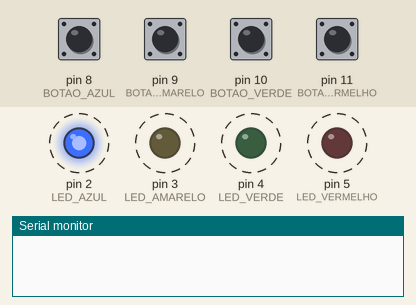
This sketch was run on a simulated Arduino Uno, built with avr-gcc and run on an emulated ATmega328P. On the bench: output pins drawn as LEDs (lit = HIGH), the last lines printed to the serial monitor. Dashed ring = blinking. The inputs (shaded band) are chosen by the test bench; at power-on: pin 8 (BOTAO_AZUL), pin 9 (BOTAO_AMARELO), pin 10 (BOTAO_VERDE), pin 11 (BOTAO_VERMELHO) HIGH. Random numbers use the default seed unless the sketch sets one. At 8.9 s the program stops and its outputs stay as they are.

Above: at 1.25 s.
1.3 s: pin 8 (BOTAO_AZUL) pulled LOW for 0.15 s
At 2.1 s:
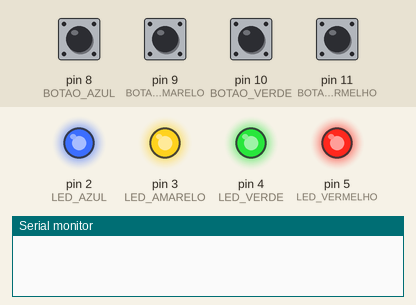
4.4 s: pin 8 (BOTAO_AZUL) pulled LOW for 1 s
At 5.3 s:
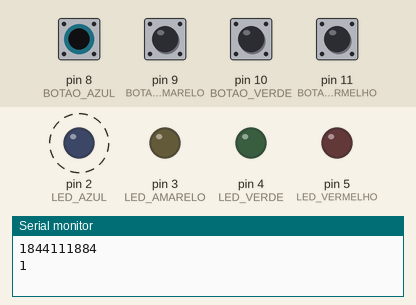
8.4 s: pin 9 (BOTAO_AMARELO) pulled LOW for 0.15 s
At 9.6 s:
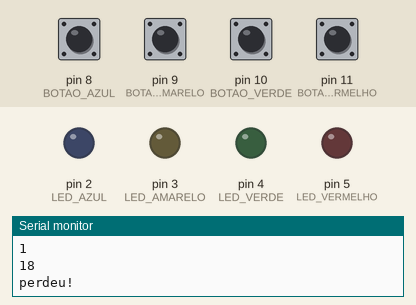
Timing chart, 0 to 10.4 s (numbered marks = the images above; inputs shaded):
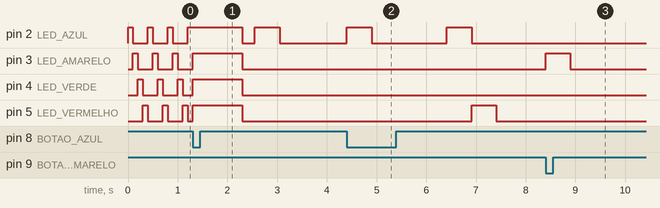

The sketch:

GENIUS.ino.ino
```cpp
// -=-=-=-=-=-=-=-=-=-=-=-=-=-=-=-=-=-=-=-=-=-=-=-=-=-=-=-=-=-=-=-=-=-=-=
// Valores configuráveis
int rodadaMax = 10;
int rodadaAumentaVelocidade = 5; //
long tempoLimite = 3000;


// Define sinais de entrada e saida dos LEDs
#define BOTAO_AZUL 8
#define BOTAO_AMARELO 9
#define BOTAO_VERDE 10
#define BOTAO_VERMELHO 11

#define LED_AZUL 2
#define LED_AMARELO 3
#define LED_VERDE 4
#define LED_VERMELHO 5


#define CHOICE_OFF 0  // Usado para controlar LEDs
#define CHOICE_NONE 0  // Usado para verificar botões
#define CHOICE_AZUL (1 << 0)
#define CHOICE_AMARELO (1 << 1)
#define CHOICE_VERDE (1 << 2)
#define CHOICE_VERMELHO (1 << 3)

int rodada = 0;
long tempoDuracaoCor = 500;

int cores[100];

void setup() {
  Serial.begin(9600);

  pinMode(BOTAO_AZUL, INPUT_PULLUP);
  pinMode(BOTAO_AMARELO, INPUT_PULLUP);
  pinMode(BOTAO_VERDE, INPUT_PULLUP);
  pinMode(BOTAO_VERMELHO, INPUT_PULLUP);

  pinMode(LED_AZUL, OUTPUT);
  pinMode(LED_AMARELO, OUTPUT);
  pinMode(LED_VERDE, OUTPUT);
  pinMode(LED_VERMELHO, OUTPUT);

  randomSeed(analogRead(0));
}

void loop() {
  // Serial.print("oi");
  // teste = 1;
  // jogo();
  // delay(100);
  //Serial.println(analogRead(A5));

  attractMode();  // Pisca luzes enquanto aguarda o usuário apertar um botão

  // Indique o início do jogo
  acendeLEDS(CHOICE_AZUL | CHOICE_AMARELO | CHOICE_VERDE | CHOICE_VERMELHO);  // Ativar todos os LEDs
  delay(1000);
  acendeLEDS(CHOICE_OFF);  // Desligue os LEDs
  delay(250);


  // Recebe o resultado do jogo
  if (jogo() == true) {
    Serial.println("venceu!");
    //venceu(); // Ganhou
  }
  else {
    Serial.println("perdeu!");
    //perdeu(); // Perdeu
  }
  while(1);

}


// -=-=-=-=-=-=-=-=-=-=-=-=-=-=-=-=-=-=-=-=-=-=-=-=-=-=-=-=-=-=-=-=-=-=-=
// As seguintes funções estão relacionadas a lógica do jogo

// Bloco principal:
// Retorna 0 se o jogador perder ou 1 se o jogador ganhar
int jogo(void) {
  gerarSequencia();
  rodada = 1;

  while (rodada <= rodadaMax) {
    mostrarSequencia();

    if (!jogador()) {
      return false;
    }
  }
  return true;
}

// Cria uma sequencia de cores aleatoria
void gerarSequencia(void) {
  for (int i = 0; i < rodadaMax; i++) {
    int novaCor = random(0, 4);

    // Serial.print(i);
    // Serial.print(" - ");

    if (novaCor == 0) novaCor = CHOICE_AZUL;
    else if (novaCor == 1) novaCor = CHOICE_AMARELO;
    else if (novaCor == 2) novaCor = CHOICE_VERDE;
    else if (novaCor == 3) novaCor = CHOICE_VERMELHO;
    Serial.print(novaCor);
    cores[i] = novaCor;

    // delay(500);
  }
  Serial.print("\n");
}

// Reproduz as cores da sequencia, com base na quantidade de rodadas
void mostrarSequencia(void) {
  for (byte corAtual = 0; corAtual < rodada; corAtual++) {
    toner(cores[corAtual], tempoDuracaoCor);
    Serial.print(cores[corAtual]);
  }
  Serial.println("\n");
}

// O jogador deve repetir a sequencia de cores corretamente para ganhar
int jogador(void) {
  for (int corAtual = 0; corAtual < rodada; corAtual++) {
    int escolha = esperaBotao();

    if (escolha == 0) return false;
    if (escolha != cores[corAtual]) return false;
  }
  rodada++;
  delay(1000);
  return true;
}


// -=-=-=-=-=-=-=-=-=-=-=-=-=-=-=-=-=-=-=-=-=-=-=-=-=-=-=-=-=-=-=-=-=-=-=
// As seguintes funções controlam o hardware

// Acende LEDs selecionados
// Recebe um byte composto pelos CHOICE's das 4 cores
void acendeLEDS(byte leds) {

  // faz um teste bit a bit na entrada "leds"

  // xxx[b0] & 000[1] = 000[b0]
  if ((leds & CHOICE_AZUL) != 0) digitalWrite(LED_AZUL, HIGH);
  else digitalWrite(LED_AZUL, LOW);

  // xx[b1]x & 00[1]0 = 00[b1]0
  if ((leds & CHOICE_AMARELO) != 0) digitalWrite(LED_AMARELO, HIGH);
  else digitalWrite(LED_AMARELO, LOW);

  // x[b2]xx & 0[1]00 = 0[b2]00
  if ((leds & CHOICE_VERDE) != 0) digitalWrite(LED_VERDE, HIGH);
  else digitalWrite(LED_VERDE, LOW);

  // [b3]xxx & [1]000 = [b3]000
  if ((leds & CHOICE_VERMELHO) != 0) digitalWrite(LED_VERMELHO, HIGH);
  else digitalWrite(LED_VERMELHO, LOW);
}

// Aguarda até que um botão seja pressionado
// Retorna a cor do botao escolhido se dentro do limite de tempo, 0 se expirar
int esperaBotao(void) {

  // Cria um timer a partir do momento que a funcao e chamada
  long tempoInicial = millis();
  while ((millis() - tempoInicial) < tempoLimite) {

    int botao = checaBotao();
    if (botao != CHOICE_NONE) {
      // toner(botao, 150);
      toner(botao, tempoDuracaoCor);
      while (checaBotao() != CHOICE_NONE);  // espera até que o jogador solte o botao

      delay(10);

      return botao;
    }
  }

  return CHOICE_NONE;
}

// Retorna um bit '1' na posição correspondente a CHOICE_RED, CHOICE_GREEN, etc.
int checaBotao(void) {

  if      (digitalRead(BOTAO_AZUL) == 0)      return (CHOICE_AZUL);
  else if (digitalRead(BOTAO_AMARELO) == 0)   return (CHOICE_AMARELO);
  else if (digitalRead(BOTAO_VERDE) == 0)     return (CHOICE_VERDE);
  else if (digitalRead(BOTAO_VERMELHO) == 0)  return (CHOICE_VERMELHO);

  return (CHOICE_NONE);  // Se nenhum botão for pressionado, não retorne nenhum
}


void toner(byte opcao, int atraso) {

  acendeLEDS(opcao);  // Ligue um dado LED

  // Reproduz o som associado ao LED fornecido
  switch (opcao) {

    case CHOICE_AZUL:
      delay(atraso);
      // buzz_sound(buzz_length_ms, 1136);
      break;

    case CHOICE_AMARELO:
      delay(atraso);
   	  // buzz_sound(buzz_length_ms, 568);
      break;

    case CHOICE_VERDE:
      delay(atraso);
      // buzz_sound(buzz_length_ms, 851);
      break;

    case CHOICE_VERMELHO:
      delay(atraso);
      // buzz_sound(buzz_length_ms, 638);
      break;
  }

  acendeLEDS(CHOICE_OFF);  // Desligue todos os LEDs
}

// Mostra uma tela de "modo de atração" enquanto aguarda o usuário pressionar o botão.
void attractMode(void) {

  while (1) {
    acendeLEDS(CHOICE_AZUL);
    delay(100);
    if (checaBotao() != CHOICE_NONE) return;

    acendeLEDS(CHOICE_AMARELO);
    delay(100);
    if (checaBotao() != CHOICE_NONE) return;

    acendeLEDS(CHOICE_VERDE);
    delay(100);
    if (checaBotao() != CHOICE_NONE) return;

    acendeLEDS(CHOICE_VERMELHO);
    delay(100);
    if (checaBotao() != CHOICE_NONE) return;
  }
}


// -=-=-=-=-=-=-=-=-=-=-=-=-=-=-=-=-=-=-=-=-=-=-=-=-=-=-=-=-=-=-=-=-=-=-=
// Lixo

// void jogo() {
//   for (int i = 0; i <= prox_cor; i++) {
//     Serial.println(cores[i]);
//     switch (cores[i]) {
//       case 1:
// 		digitalWrite(LED_AZUL, HIGH);
//     	digitalWrite(LED_AMARELO, LOW);
//     	digitalWrite(LED_VERDE, LOW);
//     	digitalWrite(LED_VERMELHO, LOW);
//       	delay(500);
//       	break;

//       case 2:
//       	digitalWrite(LED_AZUL, LOW);
//     	digitalWrite(LED_AMARELO, HIGH);
//     	digitalWrite(LED_VERDE, LOW);
//     	digitalWrite(LED_VERMELHO, LOW);
//       	delay(500);
//       	break;

//       case 3:
//       	digitalWrite(LED_AZUL, LOW);
//     	digitalWrite(LED_AMARELO, LOW);
//     	digitalWrite(LED_VERDE, HIGH);
//     	digitalWrite(LED_VERMELHO, LOW);
//       	delay(500);
//       	break;

//       case 4:
//     	digitalWrite(LED_AZUL, LOW);
//     	digitalWrite(LED_AMARELO, LOW);
//     	digitalWrite(LED_VERDE, LOW);
//     	digitalWrite(LED_VERMELHO, HIGH);
//       	delay(500);
//       	break;

//       default:
//       	digitalWrite(LED_AZUL, LOW);
//     	digitalWrite(LED_AMARELO, LOW);
//     	digitalWrite(LED_VERDE, LOW);
//     	digitalWrite(LED_VERMELHO, LOW);
//       	delay(500);
//       	break;
//     }
//     delay(100);
//   }

//   digitalWrite(LED_AZUL, LOW);
//   digitalWrite(LED_AMARELO, LOW);
//   digitalWrite(LED_VERDE, LOW);
//   digitalWrite(LED_VERMELHO, LOW);

//   while (teste) {
//     //Serial.println("oi");
//     //Serial.println(prox_cor);

//     /*
//     azul = digitalRead(8);
//     amarelo = digitalRead(9);
//     verde = digitalRead(10);
//     vermelho = digitalRead(11);
//     */
//     acendeCor();
//     Serial.println(n);

//     if (apertouBotao()) {
//     } else {
//       n = 0;
//     }


//     /*
//     if (n != 0) {
// 	  checarCor();
//     }
//     */
//    	// cor = analogRead(A5);
//     delay(500);
//   }
//   /*
//   if(analogRead(A5) > 800) {
//       prox_cor++;
//   }
//   */
// }
/*
bool apertouBotao() {

  static bool estado_Atu = 1, estado_Ant = 1;
  bool saida = 0;
  if (!(azul && amarelo && verde && vermelho)) {
    estado_Atu = 0;
  } else {
    estado_Atu = 1;
  }

  if (estado_Atu != estado_Ant) {
    if (estado_Atu == LOW) {
      //Serial.println("to aqui");
      saida = 1;

    }
    estado_Ant = estado_Atu;
  }
  //Serial.println(saida);
  return saida;
}

void acendeCor() {

  azul = digitalRead(8);
  amarelo = digitalRead(9);
  verde = digitalRead(10);
  vermelho = digitalRead(11);

  if (azul == LOW) {
    n = 1;
    digitalWrite(LED_AZUL, HIGH);
  } else {
    digitalWrite(LED_AZUL, LOW);
  }
  if (amarelo == LOW) {
    n = 2;
    digitalWrite(LED_AMARELO, HIGH);
  } else {
    digitalWrite(LED_AMARELO, LOW);
  }
  if (verde == LOW) {
    n = 3;
    digitalWrite(LED_VERDE, HIGH);
  } else {
    digitalWrite(LED_VERDE, LOW);
  }
  if (vermelho == LOW) {
    n = 4;
    digitalWrite(LED_VERMELHO, HIGH);
  } else {
    digitalWrite(LED_VERMELHO, LOW);
  }
}

void checarCor() {
  // prox_cor = 0;

  for (int i = 0; i <= prox_cor;) {
    acendeCor();
  	//if (n != 0) {
    if (apertouBotao()) {
      Serial.println("oi");
      if (cores[i] == n) {
        i++;
      } else {
        perdeu();
      }
    }
  }
  prox_cor++;
  teste = 0;
}


void perdeu() {
  while (true) {
    Serial.println("Perdeu Playboy!");
  }
}
*/
```

Measured:
- after the input at 4.4 s, pin 2 (LED_AZUL): alternates HIGH for 0.50 s and LOW for 1.5 s, starting at once; pin 5 (LED_VERMELHO): LOW → HIGH after 2.5 s, → LOW 0.50 s later
- after the input at 8.4 s, pin 3 (LED_AMARELO): LOW → HIGH at once, → LOW 0.50 s later
